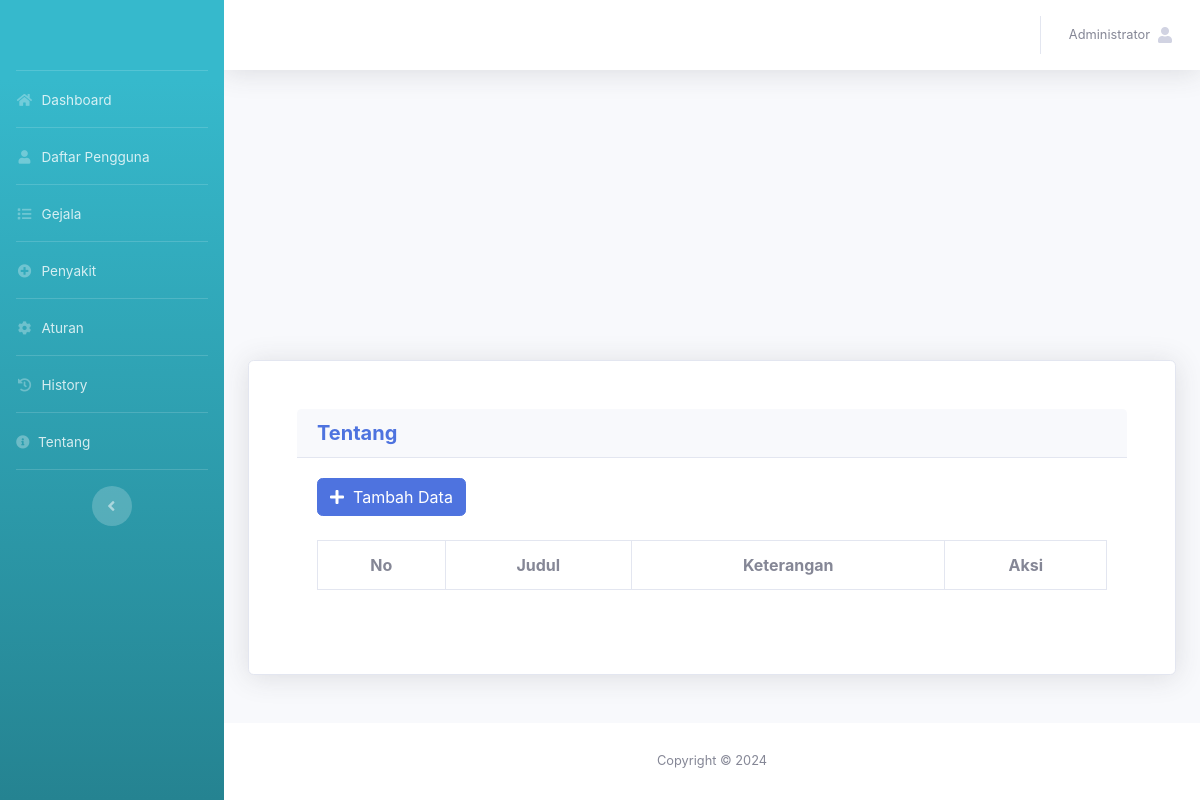
The page /admin/tentang.php (signed in) on the database as committed earlier.
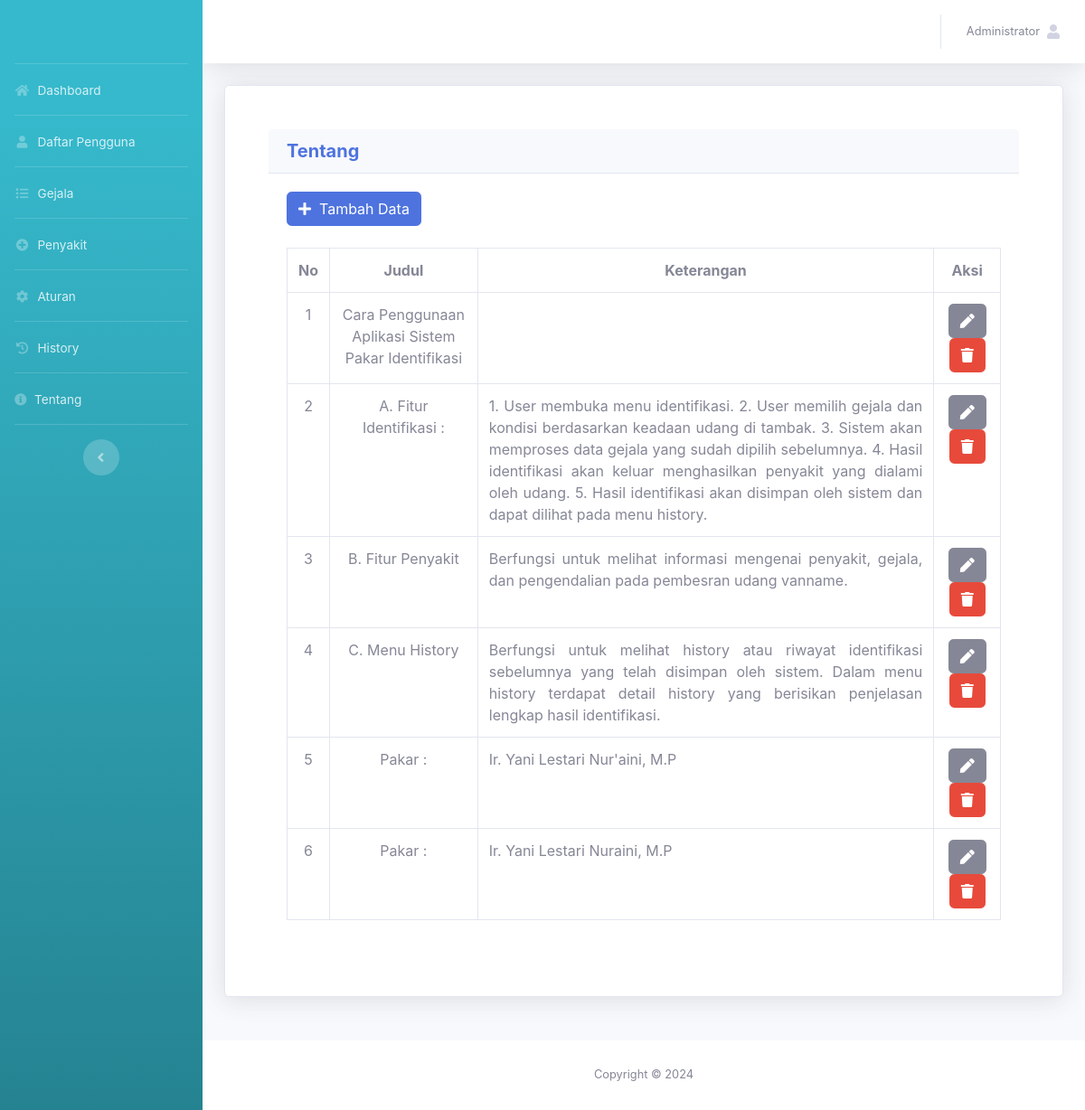
The same page on the database as committed later.
### tables this page shows
CREATE TABLE `tb_akun` (
  `id_akun` int(11) NOT NULL,
  `nama_lengkap` varchar(50) NOT NULL,
  `username` varchar(50) NOT NULL,
  `password` varchar(50) NOT NULL,
  `level` varchar(30) NOT NULL
);

CREATE TABLE `tb_tentang` (
  `id_tentang` int(11) NOT NULL,
  `judul` varchar(50) NOT NULL,
  `keterangan` text NOT NULL
);

### admin/tentang.php (the view, shortened to what the changed rows need)
<?php
include '../assets/conn/config.php';
include 'header.php';
?>
<div class="container">
	<div class="card shadow p-5 mb-5">
        <div class="card-body">
                <br>
                <br>
                <div class="table-responsive">
                    <table class="table table-bordered">
                        <tr>
                            <th class="text-center">No</th>
                            <th class="text-center">Judul</th>
                            <th class="text-center">Keterangan</th>
                            <th class="text-center">Aksi</th>
                        </tr>
                        <?php
                        $tentang =mysqli_query($conn,"SELECT * FROM tb_tentang ORDER BY id_tentang");
                        $no=1;
                        while($a=mysqli_fetch_array($tentang)){?>
                        <tr>
                            <td class="text-center"><?= $no++ ?></td>
                            <td class="text-center"><?= $a['judul']?></td>
                            <td class="text-justify"><?= $a['keterangan'] ?></td>
                            <td class="text-center">
                                <a href="edit_tentang.php?id_tentang=<?= $a['id_tentang'] ?>"
                                class="btn btn-secondary"><span class="fa fa-pen"></span></a>
                                <a href="tentang.php?id_tentang=<?= $a['id_tentang'] ?>&aksi=hapus" class="btn btn-danger" onclick="return confirm('Apakah Anda yakin ingin menghapus data ini?');"><span class="fa fa-trash"></span></a>
                            </td>
                        </tr>
                        <?php }?>
                    </table>
                </div>
        </div>
    </div>
</div>

### admin/header.php (shortened to what the changed rows need)
<?php
include '../assets/conn/config.php';
?>
<!DOCTYPE html>
<html lang="en">
<head>
  <link href="../assets/vendor/fontawesome-free/css/all.min.css" rel="stylesheet" type="text/css">
  <link href="../assets/css/sb-admin-2.min.css" rel="stylesheet">
  <link href="../assets/vendor/datatables/dataTables.bootstrap4.min.css" rel="stylesheet">
</head>
<body id="page-top">
 <div id="wrapper">
    <div id="content-wrapper" class="d-flex flex-column">
      <div id="content">
        <nav class="navbar navbar-expand navbar-light bg-white topbar mb-4 static-top shadow">
          <ul class="navbar-nav ml-auto">
            <li class="nav-item dropdown no-arrow">
              <a class="nav-link dropdown-toggle" href="#" id="userDropdown" role="button"
              data-toggle="dropdown" aria-haspopup="true" aria-expanded="false">
              <?php
              $username=$_SESSION['username'];
              $det=mysqli_query($conn,"select * from tb_akun where username='$username'");
              while($d=mysqli_fetch_array($det)){
                ?>
                <span class="mr-2 d-none d-lg-inline text-gray-600 small"><?php echo $d['nama_lengkap'] ?></span>
                <?php
              }
              ?>
              <span class="fa fa-user"><span>
              </a>
          </li>
        </ul>
      </nav>
    </div>
</body>
</html>

Rows that differ between the two databases and show on the page:
added tb_tentang: judul "Cara Penggunaan Aplikasi Sistem Pakar Identifikasi"
added tb_tentang: judul "A. Fitur Identifikasi :", keterangan "1. User membuka menu identifikasi. 2. User memilih gejala dan kondisi berdasarkan keadaan udang di tambak. 3. Sistem akan memproses data gejala yang sudah dipilih sebelumnya. 4. Hasil identifikasi akan keluar menghasilkan penyakit yang dialami oleh udang. 5. Hasil identifikasi akan disimpan oleh sistem dan dapat dilihat pada menu history."
added tb_tentang: judul "B. Fitur Penyakit", keterangan "Berfungsi untuk melihat informasi mengenai penyakit, gejala, dan pengendalian pada pembesran udang vanname."
added tb_tentang: judul "C. Menu History", keterangan "Berfungsi untuk melihat history atau riwayat identifikasi sebelumnya yang telah disimpan oleh sistem. Dalam menu history terdapat detail history yang berisikan penjelasan lengkap hasil identifikasi."
added tb_tentang: judul "Pakar :", keterangan "Ir. Yani Lestari Nur'aini, M.P"
added tb_tentang: judul "Pakar :", keterangan "Ir. Yani Lestari Nuraini, M.P"
